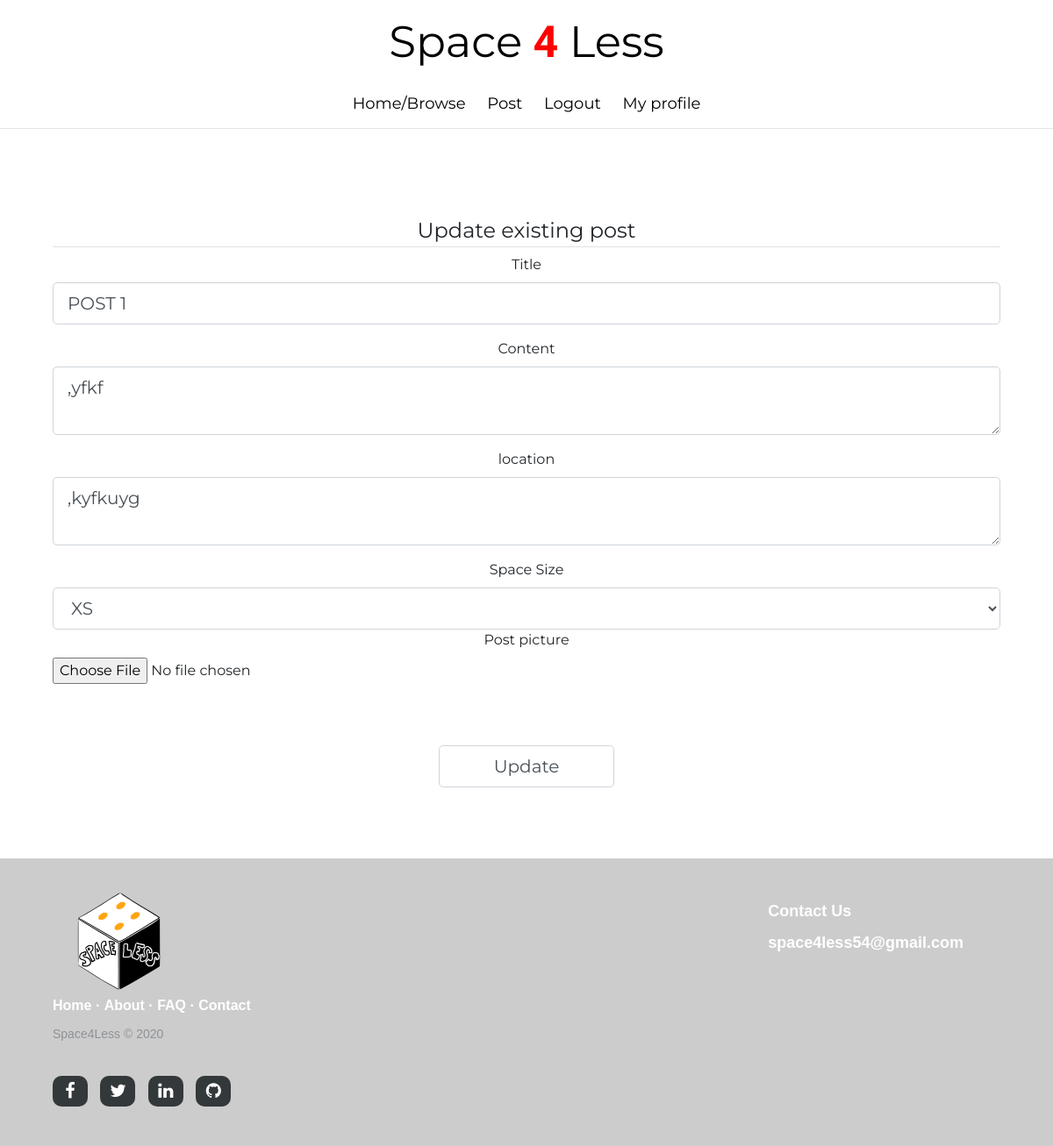
The page /update_post/1 (signed in) on the database as committed earlier.
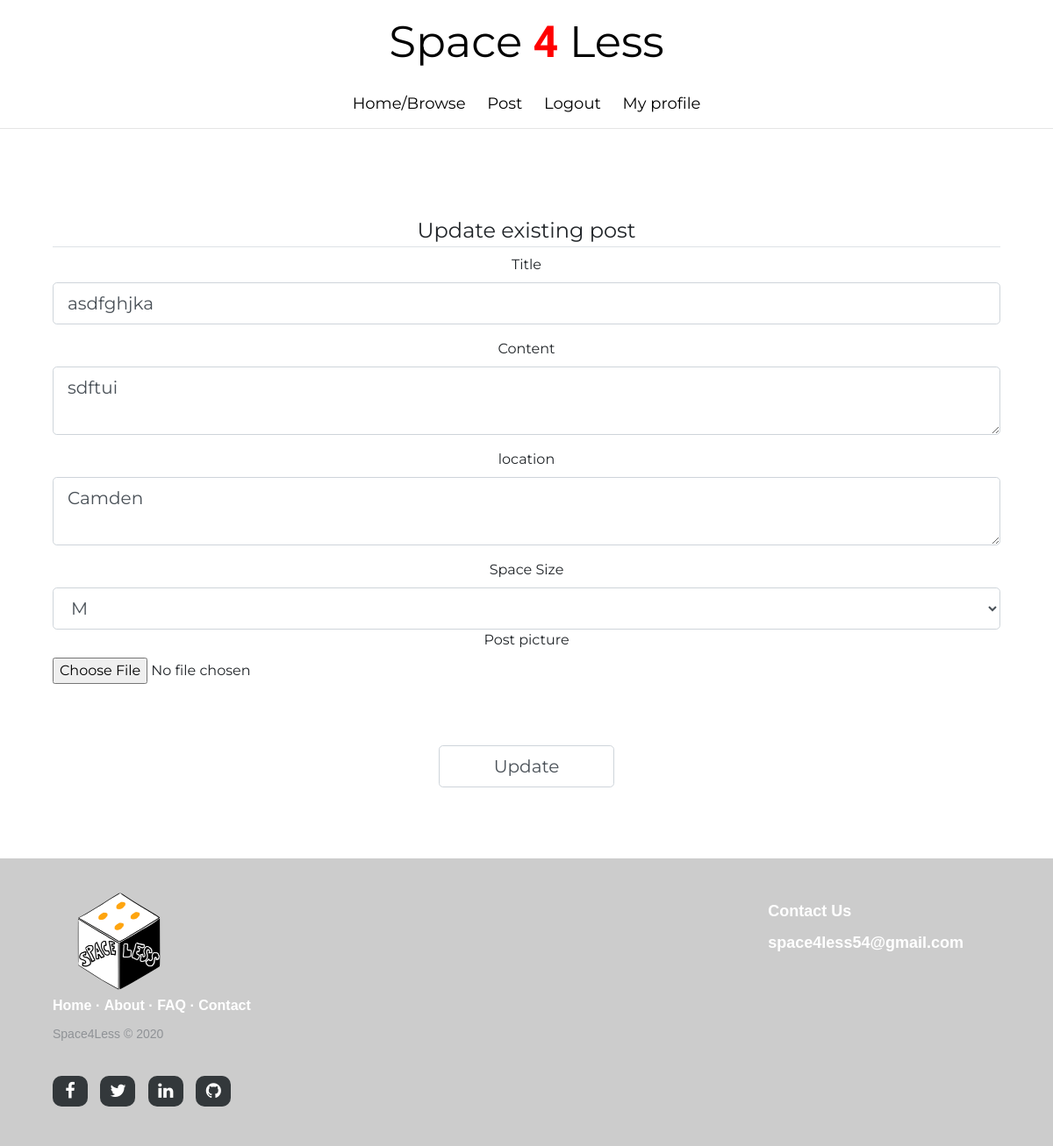
The same page on the database as committed later.
### app/models.py (models this page shows, shortened)
class Post(db.Model):
    __tablename__ = 'post'
    post_id = db.Column(db.Integer, primary_key=True)
    title = db.Column(db.String(30), nullable=False)
    date_posted = db.Column(db.DateTime, nullable=False, default=datetime.utcnow)
    image = db.Column(db.String(30), nullable=True, default='default.png')
    location = db.Column(db.String(50), nullable=False)
    space_size = db.Column(db.String(15), nullable=False)
    content = db.Column(db.String(30), nullable=False)
    user_id = db.Column(db.Integer, ForeignKey('user.user_id'), nullable=False)
    bookings = db.relationship('Book')
    comments = db.relationship('Comment')

### app/posts/routes.py (the view)
@bp_posts.route("/update_post/<postid>", methods=['GET', 'POST'])
@role_required('property_owner')
def update_post(postid):
    post_obj = Post.query.get(postid)
    form_updatePost = UpdatePostForm()
    if form_updatePost.validate_on_submit():
        if form_updatePost.picture_for_posts.data:
            file = request.files['picture_for_posts']
            pic = saving_pictures_post(file)
            post_obj.image = pic
        post_obj.title = form_updatePost.title.data
        post_obj.content = form_updatePost.content.data
        post_obj.location = form_updatePost.location.data
        post_obj.space_size = form_updatePost.space_size.data
        db.session.commit()
        flash('You have successfully updated your post!', 'success')
        return redirect(url_for('user.my_posts'))
    elif request.method == 'GET':
        form_updatePost.title.data = post_obj.title
        form_updatePost.content.data = post_obj.content
        form_updatePost.location.data = post_obj.location
        form_updatePost.space_size.data = post_obj.space_size
    return render_template('update_post.html', title='Update a post', form=form_updatePost)

### app/posts/forms.py
class UpdatePostForm(FlaskForm):
    title = StringField('Title',
                        validators=[DataRequired()])
    content = TextAreaField('Content',
                            validators=[DataRequired()])
    location = TextAreaField('location', validators=[DataRequired()])
    space_size = SelectField('Space Size', default=('0', 'Select'), choices=[('0', 'Select'), ('Extra Small', 'XS'),
                                                                             ('Small', 'S'), ('Medium', 'M'),
                                                                             ('Medium Large', 'ML'), ('Large', 'L'),
                                                                             ('Extra Large', 'XL')])
    picture_for_posts = FileField('Post picture',
                                  validators=[FileAllowed(['jpg', 'png'])]
                                  )
    submit = SubmitField('Update')

### app/models.py (called while the page is built)
@login.user_loader
def load_user(user_id):
    return User.query.get(int(user_id))

### app/templates/update_post.html (shortened to what this page needs)
{% extends 'layout.html' %}
{% block content %}
    <div class="content-section">
        <form method="POST" novalidate enctype="multipart/form-data">
            <fieldset class="form-design">
                <legend class="border-bottom">Update existing post</legend>
                <div class="form-group">
                    {{ form.title.label(class="form-control-label") }}
                    {% if form.title.errors %}
                        <br>
                        {{ form.title(class="form-control form-control-lg is-invalid") }}
                        <div class="invalid-feedback">
                            {% for error in form.title.errors %}
                                <span>{{ error }}</span>
                            {% endfor %}
                        </div>
                    {% else %}
                        <br>
                        {{ form.title(class="form-control form-control-lg") }}
                    {% endif %}
                </div>
                <div class="form-group">
                    {{ form.content.label(class="form-control-label") }}
                    {% if form.content.errors %}
                        <br>
                        {{ form.content(class="form-control form-control-lg is-invalid") }}
                        <div class="invalid-feedback">
                            {% for error in form.content.errors %}
                                <span>{{ error }}</span>
                            {% endfor %}
                        </div>
                    {% else %}
                        <br>
                        {{ form.content(class="form-control form-control-lg") }}
                    {% endif %}
                </div>
                <div class="form-group">
                    {{ form.location.label(class="form-control-label") }}
                    {% if form.location.errors %}
                        <br>
                        {{ form.locationa(class="form-control form-control-lg is-invalid") }}
                        <div class="invalid-feedback">
                            {% for error in form.location.errors %}
                                <span>{{ error }}</span>
                            {% endfor %}
                        </div>
                    {% else %}
                        <br>
                        {{ form.location(class="form-control form-control-lg") }}
                    {% endif %}
                </div>
                <div class="dropdownmenu">
                    {{ form.space_size.label(class="form-control-label") }}
                    {% if form.space_size.errors %}
                        <br>
                        {{ form.space_size(class="form-control form-control-lg is-invalid") }}
                        <div class="invalid-feedback">
                            {% for error in form.space_size.errors %}
                                <span>{{ error }}</span>
                            {% endfor %}
                        </div>
                    {% else %}
                        <br>
                        {{ form.space_size(class="form-control form-control-lg") }}
                    {% endif %}
                </div>
                <div class="form-group">
                    {{ form.picture_for_posts.label() }}
                    {% if form.picture_for_posts.errors %}
                        <br>
                        {{ form.picture_for_posts(class="form-control-file is-invalid") }}
                        <div class="invalid-feedback">
                            {% for error in form.picture_for_posts.errors %}
                                <span>{{ error }}</span>
                            {% endfor %}
                        </div>
                    {% else %}
                        <br>
                        {{ form.picture_for_posts(class="form-control-file") }}
                    {% endif %}
                </div>
                <div class="attempt">
                    <p id="signupbutton">{{ form.submit(class="form-control form-control-lg") }}</p></div>
            </fieldset>
        </form>
    </div>
{% endblock %}

Rows that differ between the two databases and show on the page:
changed Post: title "POST 1" → "asdfghjka"; content ",yfkf" → "sdftui"; location ",kyfkuyg" → "Camden"; space_size "XS" → "M"
